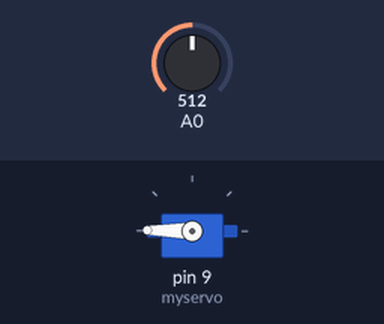
This sketch was run on a simulated Arduino Uno, built with avr-gcc and run on an emulated ATmega328P. Shown: servo. The inputs (shaded band) are chosen by the test bench; at power-on: A0 = 512.

Above: at 0.05 s.
At 1.35 s:
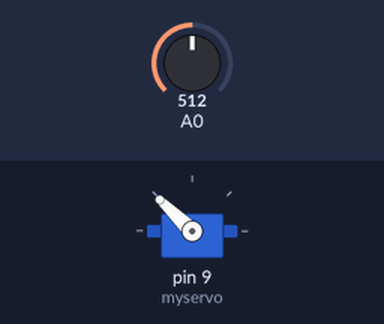
At 2.7 s:
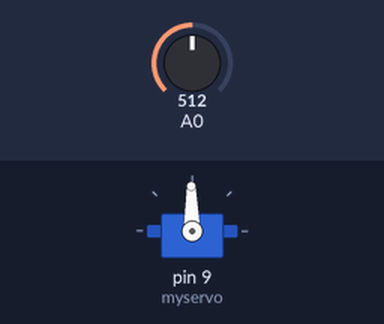
At 5.4 s:
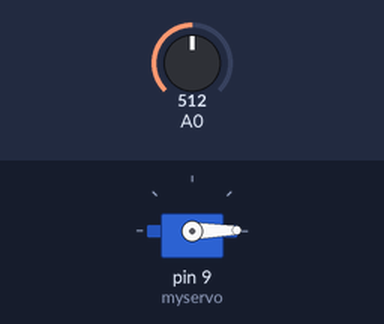
Timing chart, 0 to 7.1 s (numbered marks = the images above):
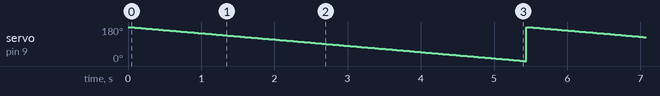

Measured:
- by itself, servo on pin 9 (myservo): ramps from 180° to 0° and jumps back, once every 5.4 s

The sketch:

Servo.ino
```cpp
#include <Servo.h>

Servo myservo;
int pos = 0;

void setup() {
  myservo.attach(9);  // attaches the servo on pin 9 to the servo object
  pinMode(A0, INPUT);
  Serial.begin(9600);
}

void loop() {

  int val = analogRead(A0);

  if(val = 0){
    for (pos = 0; pos <= 180; pos++){
      myservo.write(pos); // "myservo" depends on the name I declared
      delay(30);
    }
  }
  if(val =! 0){
    for (pos = 180; pos >= 0; pos -= 1) {
      myservo.write(pos);
      delay(30);
    }
  }
}
```
